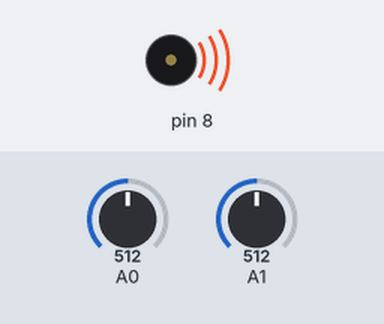
A sketch run on a simulated Arduino Uno, built with avr-gcc and run on an emulated ATmega328P. Parts: buzzer (waves = sounding). The test bench sets the inputs (shaded band); at power-on: A0 = 512, A1 = 512.

Above: at 1.2 s.
1.3 s: A0 set to 0
At 1.6 s:
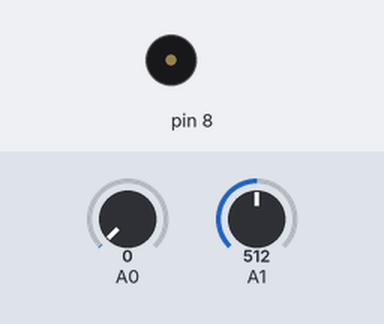
2.8 s: A0 set to 122
At 3.9 s:
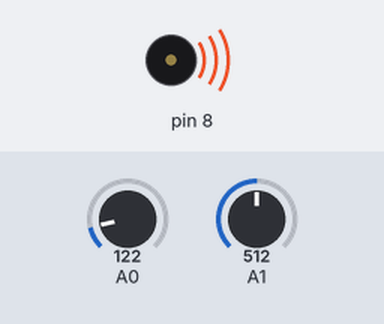
Timing chart, 0 to 5.8 s (numbered marks = the images above; inputs shaded):
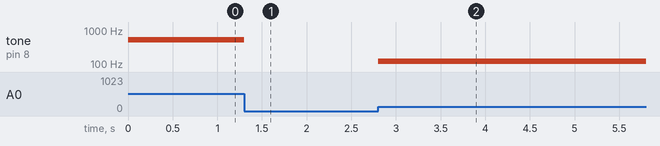

The sketch:

week11_1_arduino_joystick_analongRead_A0_A1.ino
```cpp
//week11_1_arduino_joystick_analongRead_A0_A1
void setup() {

}
void loop() {
  int x=analogRead(A0),y=analogRead(A1);
  tone(8,x);
}
```

Measured:
- after the input at 1.3 s, tone on pin 8: 512 Hz → silent at once
- after the input at 2.8 s, tone on pin 8: silent → 122 Hz at once
